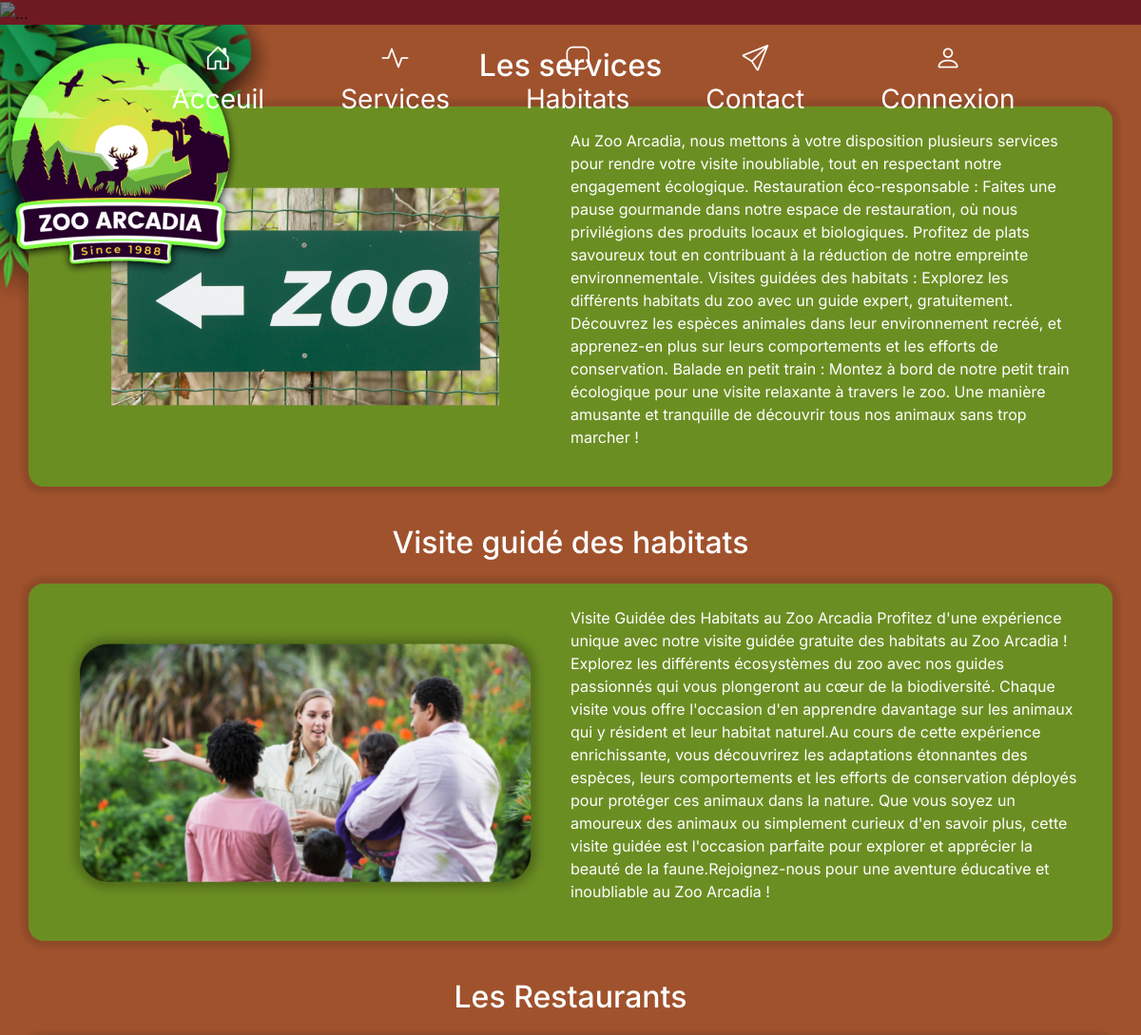
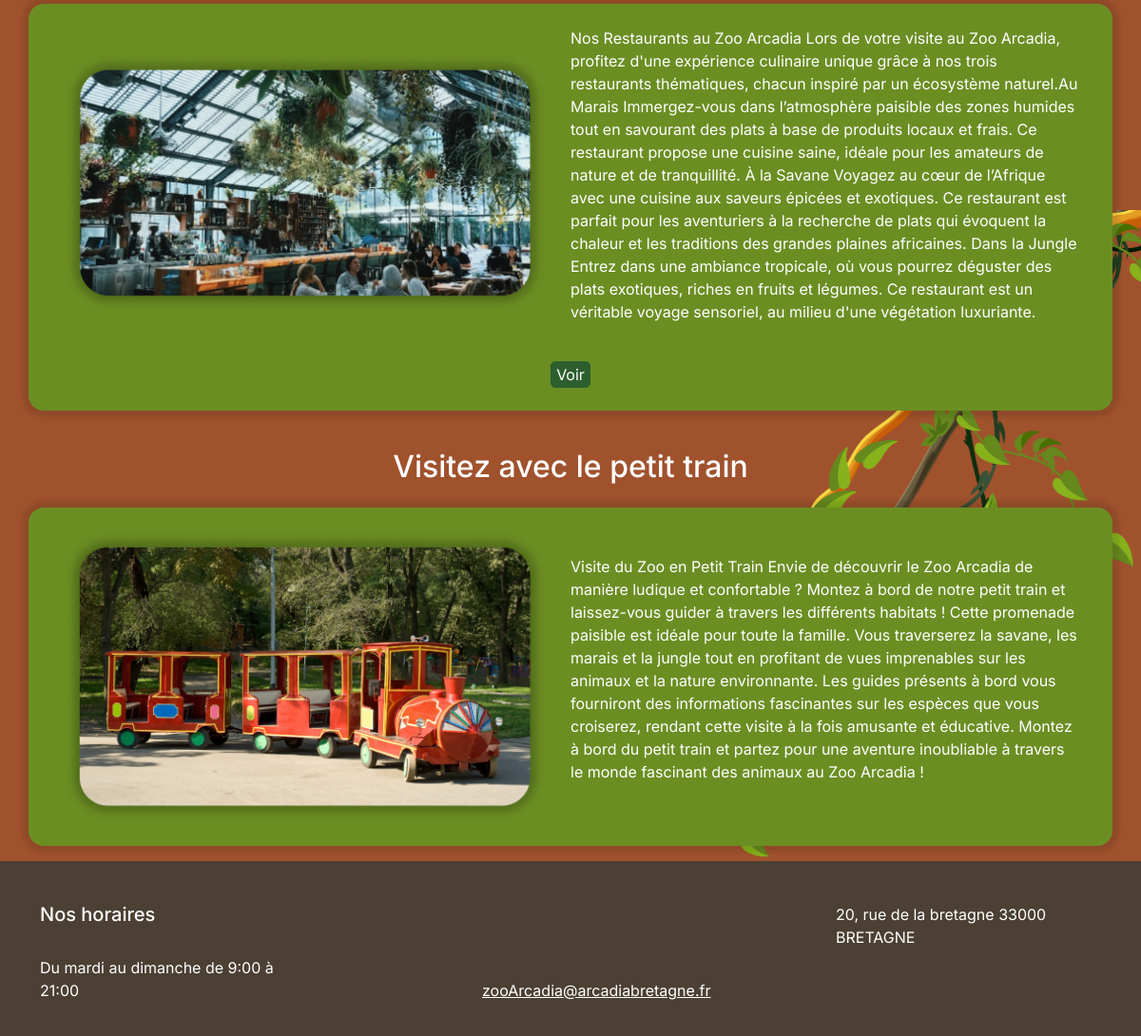
Screenshot of /pages/services.php with the database file from the repository (2 pictures, top to bottom).
### tables this page shows
CREATE TABLE contenu
(
    id integer AUTO_INCREMENT PRIMARY KEY,
    titre varchar(250) not null,
    descriptions text,
    images integer,
    liens varchar(250),
    foreign key (images) REFERENCES images(id)

);

CREATE TABLE images
(
    id integer AUTO_INCREMENT PRIMARY KEY,
    chemin varchar(250) null,
    infos varchar(250)
);

### lib/content-index.php (called while the page is built, shortened)
<?php
function getContents($pdo){
    $query=$pdo->prepare("SELECT * FROM `contenu` Left JOIN images on contenu.images =images.id;") ;
    $query->execute() ;
    $contents=$query->fetchAll(PDO::FETCH_ASSOC) ;
    return $contents;
};

### templates/_services.php (the view)
<h2 class="text-center text-white pt-4 mb-4"><?= $content["titre"] ?></h2>
<div class="d-flex justify-content-center pb-3">
    <div class="d-flex justify-content-center block-contain container  rounded-4">
        <div class="row g-0  position-relative align-items-center">
            <div class="col-md-6 mb-md-0 p-md-4 ">
                <img src="<?= $content["chemin"] ?>" class="w-100 " alt="image du zoo">
            </div>
            <div class="col-md-6 p-4 ps-md-0">
                <p class="text-white alltitle"><?= $content["descriptions"] ?></p>
            </div>
            <div class="d-flex justify-content-center align-items-center">
                <a href="<?= $content["liens"] ?>" class="lien-buttons text-center <?php if( $key===1||$key===3||$key===5){ echo "visually-hidden";}; ?> btn align-middle mb-4">Voir</a>
            </div>
        </div>
    </div>
</div>

### pages/services.php (shortened to what this page needs)
<?php
    require_once "/xampp/htdocs/ZooArcadia/lib/pdo.php";
    require "/xampp/htdocs/ZooArcadia/lib/content-index.php";
    require_once  "/xampp/htdocs/ZooArcadia/templates/_header.php";
    $contents= getContents($pdo);
    foreach ($contents as $key=>$content) {
        if($key===1 || $key===3 || $key===4 || $key===5){
            require "/xampp/htdocs/ZooArcadia/templates/_services.php";
    };
};
    require_once "/xampp/htdocs/ZooArcadia/templates/_footer.php";

### rows the page displays
contenu: titre "Les services", images.chemin (picture), descriptions "Au Zoo Arcadia, nous mettons à votre disposition plusieurs services pour rendre votre visite inoubliable, tout en respectant notre engagement écologique. Restauration éco-responsable : Faites une pause gourmande dans notre espace de restauration, où nous privilégions des produits locaux et biologiques. Profitez de plats savoureux tout en contribuant à la réduction de notre empreinte environnementale. Visites guidées des habitats : Explorez les différents habitats du zoo avec un guide expert, gratuitement. Découvrez les espèces animales dans leur environnement recréé, et apprenez-en plus sur leurs comportements et les efforts de conservation. Balade en petit train : Montez à bord de notre…"
contenu: titre "Visite guidé des habitats", images.chemin (picture), descriptions "Visite Guidée des Habitats au Zoo Arcadia Profitez d'une expérience unique avec notre visite guidée gratuite des habitats au Zoo Arcadia ! Explorez les différents écosystèmes du zoo avec nos guides passionnés qui vous plongeront au cœur de la biodiversité. Chaque visite vous offre l'occasion d'en apprendre davantage sur les animaux qui y résident et leur habitat naturel.Au cours de cette expérience enrichissante, vous découvrirez les adaptations étonnantes des espèces, leurs comportements et les efforts de conservation déployés pour protéger ces animaux dans la nature. Que vous soyez un amoureux des animaux ou simplement curieux d'en savoir plus, cette visite guidée est l'occasion parfaite…"
contenu: titre "Les Restaurants", images.chemin (picture), descriptions "Nos Restaurants au Zoo Arcadia Lors de votre visite au Zoo Arcadia, profitez d'une expérience culinaire unique grâce à nos trois restaurants thématiques, chacun inspiré par un écosystème naturel.Au Marais Immergez-vous dans l’atmosphère paisible des zones humides tout en savourant des plats à base de produits locaux et frais. Ce restaurant propose une cuisine saine, idéale pour les amateurs de nature et de tranquillité. À la Savane Voyagez au cœur de l’Afrique avec une cuisine aux saveurs épicées et exotiques. Ce restaurant est parfait pour les aventuriers à la recherche de plats qui évoquent la chaleur et les traditions des grandes plaines africaines. Dans la Jungle Entrez dans une…"
contenu: titre "Visitez avec le petit train", images.chemin (picture), descriptions "Visite du Zoo en Petit Train Envie de découvrir le Zoo Arcadia de manière ludique et confortable ? Montez à bord de notre petit train et laissez-vous guider à travers les différents habitats ! Cette promenade paisible est idéale pour toute la famille. Vous traverserez la savane, les marais et la jungle tout en profitant de vues imprenables sur les animaux et la nature environnante. Les guides présents à bord vous fourniront des informations fascinantes sur les espèces que vous croiserez, rendant cette visite à la fois amusante et éducative. Montez à bord du petit train et partez pour une aventure inoubliable à travers le monde fascinant des animaux au Zoo Arcadia !"

### other values shown
$navLink["title"] "Acceuil"
$navLink["title"] "Services"
$navLink["title"] "Habitats"
$navLink["title"] "Contact"
$navLink["title"] "Connexion"
